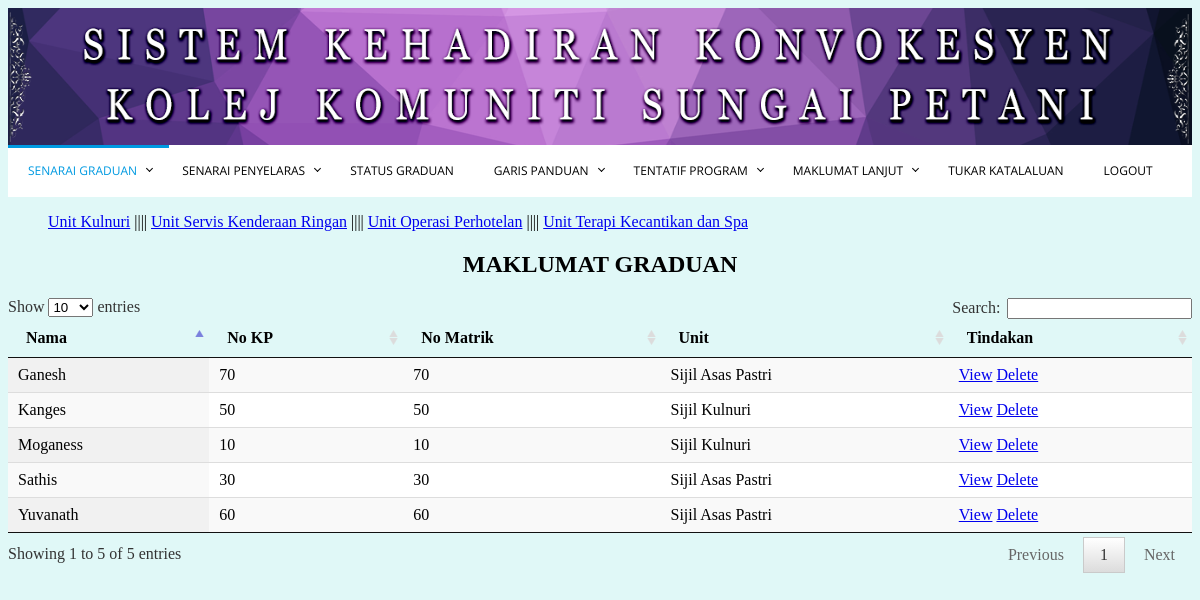
The app's page /admin/admin_senarai_uk.php (signed in) with its own data.
### tables this page shows
CREATE TABLE IF NOT EXISTS `student` (
  `table_id` int(11) NOT NULL,
  `nama` longtext NOT NULL,
  `no_kp` longtext NOT NULL,
  `no_matrik` longtext NOT NULL,
  `unit` longtext NOT NULL,
  `sesi` longtext NOT NULL,
  `sidang` longtext NOT NULL,
  `password` longtext NOT NULL
);

### admin/admin_senarai_uk.php (the view, shortened to what this page needs)
<html>
<head>
<link rel="stylesheet" href="styles.css">
<link href="css/jquery.dataTables.css" rel="stylesheet" />
<link href="css/dataTables.tableTools.css" rel="stylesheet" />
</head>
<body bgcolor=#E0F8F7>
<center><img src="header.png" style="width:100%; height:137px;">
<div id='cssmenu'>
<ul>
   <li class="active"><a href='admin_senarai.php'>Senarai Graduan</a>
   </li>
   <li><a href='admin_senarai_penyelaras.php'>Senarai Penyelaras</a>
   </li>
   <li><a href='status_graduan.php'>Status Graduan</a></li>
   <li><a href='#'>Garis Panduan</a>
   </li>
   <li><a href='#'>Tentatif Program</a>
   <li><a href='#'>Maklumat Lanjut</a>
   </li>
   </li>
   <li><a href='tukar_katalaluan.php'>Tukar Katalaluan</a></li>
   <li><a href='logout.php'>Logout</a></li>
</ul>
</div>
</center>
<ul>
<a href="admin_senarai_uk.php">Unit Kulnuri</a> ||||
<a href="admin_senarai_uskr.php">Unit Servis Kenderaan Ringan</a></li> ||||
<a href="admin_senarai_uop.php">Unit Operasi Perhotelan</a> ||||
<a href="admin_senarai_utkds.php">Unit Terapi Kecantikan dan Spa</a>
</ul>
<center>
<caption><h2><b>MAKLUMAT GRADUAN</b></h2></caption>
<?php
	$result="SELECT * FROM student where unit='Sijil Kulnuri' OR unit='Sijil Asas Pastri'";
	$output= mysql_query ($result);
?>
<div>
<table id="entry" class="display" cellspacing="0" width="100%">
	<thead>
	<tr>
		<td><b>Nama</b></td>
		<td><b>No KP</b></td>
		<td><b>No Matrik</b></td>
		<td><b>Unit</b></td>
		<td><b>Tindakan</b></td>
	</tr>
	</thead>
	<tbody>
<?php
while ($row=mysql_fetch_array ($output))
{
?>
	<tr>
		<td><?php echo $row ['nama']?></td>
		<td><?php echo $row ['no_kp']?></td>
		<td><?php echo $row ['no_matrik']?></td>
		<td><?php echo $row ['unit']?></td>
		<td>
		<a href="admin_view.php?id=<?php echo $row ['table_id']?>">View</a>
		<a href="delete.php?id=<?php echo $row ['table_id']?>">Delete</a>
		</td>
	</tr>
<?php
}
?>
</tbody>
</table>
</div>
</body>
</html>

### admin/styles.css (style rules this page uses)
#cssmenu, #cssmenu ul, #cssmenu ul li, #cssmenu ul li a, #cssmenu #menu-button { margin: 0; padding: 0; border: 0; list-style: none; line-height: 1; display: block; position: relative; -webkit-box-sizing: border-box; -moz-box-sizing: border-box; box-sizing: border-box; }
#cssmenu:after, #cssmenu > ul:after { content: "."; display: block; clear: both; visibility: hidden; line-height: 0; height: 0; }
#cssmenu { width: auto; font-family: 'Open Sans', sans-serif; line-height: 1; background: #ffffff; }
#cssmenu > ul > li { float: left; }
#cssmenu > ul > li > a { padding: 20px; font-size: 12px; text-decoration: none; text-transform: uppercase; color: #000000; -webkit-transition: color .2s ease; -moz-transition: color .2s ease; -ms-transition: color .2s ease; -o-transition: color .2s ease; transition: color .2s ease; }
#cssmenu > ul > li:hover > a, #cssmenu > ul > li.active > a { color: #009ae1; }
#cssmenu > ul > li.has-sub > a { padding-right: 25px; }
#cssmenu > ul > li.has-sub > a::after { position: absolute; top: 21px; right: 10px; width: 4px; height: 4px; border-bottom: 1px solid #000000; border-right: 1px solid #000000; content: ""; -webkit-transform: rotate(45deg); -moz-transform: rotate(45deg); -ms-transform: rotate(45deg); -o-transform: rotate(45deg); transform: rotate(45deg); -webkit-transition: border-color 0.2s ease; -moz-transition: border-color 0.2s ease; -ms-transition: border-color 0.2s ease; -o-transition: border-color 0.2s ease; transition: border-color 0.2s ease; }

### records on screen
student: nama "Moganess", no_kp "10", no_matrik "10", unit "Sijil Kulnuri"
student: nama "Sathis", no_kp "30", no_matrik "30", unit "Sijil Asas Pastri"
student: nama "Kanges", no_kp "50", no_matrik "50", unit "Sijil Kulnuri"
student: nama "Yuvanath", no_kp "60", no_matrik "60", unit "Sijil Asas Pastri"
student: nama "Ganesh", no_kp "70", no_matrik "70", unit "Sijil Asas Pastri"
